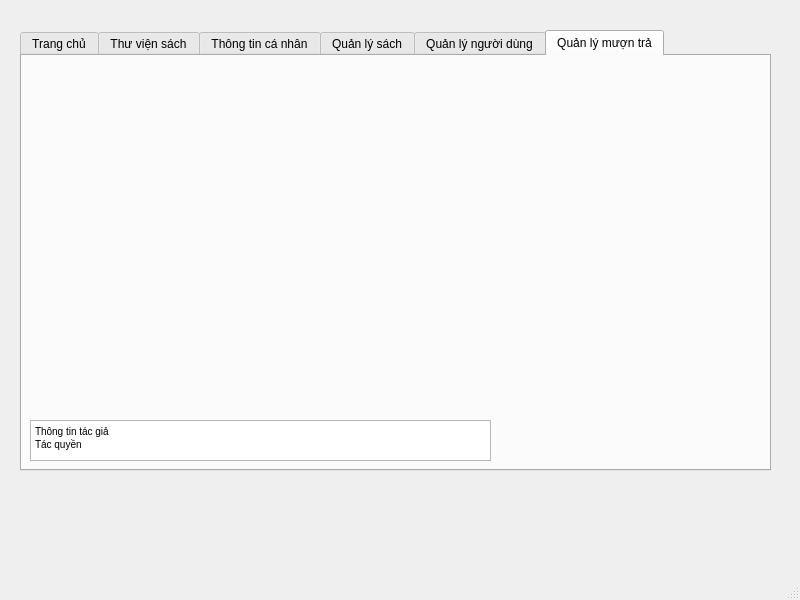
<?xml version="1.0" encoding="UTF-8"?>
<ui version="4.0">
 <class>librarian</class>
 <widget class="QMainWindow" name="librarian">
  <property name="geometry">
   <rect>
    <x>0</x>
    <y>0</y>
    <width>800</width>
    <height>600</height>
   </rect>
  </property>
  <property name="windowTitle">
   <string>MainWindow</string>
  </property>
  <widget class="QWidget" name="centralwidget">
   <widget class="QWidget" name="gridLayoutWidget">
    <property name="geometry">
     <rect>
      <x>20</x>
      <y>30</y>
      <width>751</width>
      <height>441</height>
     </rect>
    </property>
    <layout class="QGridLayout" name="gridLayout">
     <item row="1" column="0">
      <widget class="QTabWidget" name="fyfu11212">
       <property name="currentIndex">
        <number>5</number>
       </property>
       <widget class="QWidget" name="tab">
        <attribute name="title">
         <string>Trang chủ</string>
        </attribute>
        <widget class="QGroupBox" name="groupBox_4">
         <property name="geometry">
          <rect>
           <x>30</x>
           <y>20</y>
           <width>451</width>
           <height>321</height>
          </rect>
         </property>
         <property name="title">
          <string>Bản tin</string>
         </property>
         <widget class="QTextBrowser" name="textBrowser_8">
          <property name="geometry">
           <rect>
            <x>10</x>
            <y>40</y>
            <width>431</width>
            <height>271</height>
           </rect>
          </property>
         </widget>
        </widget>
        <widget class="QGroupBox" name="groupBox_5">
         <property name="geometry">
          <rect>
           <x>490</x>
           <y>30</y>
           <width>231</width>
           <height>161</height>
          </rect>
         </property>
         <property name="title">
          <string>Sách mới</string>
         </property>
         <widget class="QLabel" name="label_16">
          <property name="geometry">
           <rect>
            <x>10</x>
            <y>20</y>
            <width>55</width>
            <height>16</height>
           </rect>
          </property>
          <property name="text">
           <string>1.</string>
          </property>
         </widget>
         <widget class="QLabel" name="label_17">
          <property name="geometry">
           <rect>
            <x>10</x>
            <y>40</y>
            <width>55</width>
            <height>16</height>
           </rect>
          </property>
          <property name="text">
           <string>2.</string>
          </property>
         </widget>
         <widget class="QLabel" name="label_18">
          <property name="geometry">
           <rect>
            <x>10</x>
            <y>60</y>
            <width>55</width>
            <height>16</height>
           </rect>
          </property>
          <property name="text">
           <string>3.</string>
          </property>
         </widget>
         <widget class="QLabel" name="label_19">
          <property name="geometry">
           <rect>
            <x>10</x>
            <y>80</y>
            <width>55</width>
            <height>16</height>
           </rect>
          </property>
          <property name="text">
           <string>4.</string>
          </property>
         </widget>
         <widget class="QLabel" name="label_20">
          <property name="geometry">
           <rect>
            <x>10</x>
            <y>100</y>
            <width>55</width>
            <height>16</height>
           </rect>
          </property>
          <property name="text">
           <string>5.</string>
          </property>
         </widget>
         <widget class="QLabel" name="label_21">
          <property name="geometry">
           <rect>
            <x>10</x>
            <y>120</y>
            <width>55</width>
            <height>16</height>
           </rect>
          </property>
          <property name="text">
           <string>6.</string>
          </property>
         </widget>
        </widget>
        <widget class="QGroupBox" name="groupBox_6">
         <property name="geometry">
          <rect>
           <x>490</x>
           <y>200</y>
           <width>231</width>
           <height>161</height>
          </rect>
         </property>
         <property name="title">
          <string>Yêu thích nhất</string>
         </property>
         <widget class="QLabel" name="label_22">
          <property name="geometry">
           <rect>
            <x>10</x>
            <y>30</y>
            <width>55</width>
            <height>16</height>
           </rect>
          </property>
          <property name="text">
           <string>1.</string>
          </property>
         </widget>
         <widget class="QLabel" name="label_23">
          <property name="geometry">
           <rect>
            <x>10</x>
            <y>50</y>
            <width>55</width>
            <height>16</height>
           </rect>
          </property>
          <property name="text">
           <string>2.</string>
          </property>
         </widget>
         <widget class="QLabel" name="label_24">
          <property name="geometry">
           <rect>
            <x>10</x>
            <y>70</y>
            <width>55</width>
            <height>16</height>
           </rect>
          </property>
          <property name="text">
           <string>3.</string>
          </property>
         </widget>
         <widget class="QLabel" name="label_25">
          <property name="geometry">
           <rect>
            <x>10</x>
            <y>90</y>
            <width>55</width>
            <height>16</height>
           </rect>
          </property>
          <property name="text">
           <string>4.</string>
          </property>
         </widget>
         <widget class="QLabel" name="label_26">
          <property name="geometry">
           <rect>
            <x>10</x>
            <y>110</y>
            <width>55</width>
            <height>16</height>
           </rect>
          </property>
          <property name="text">
           <string>5.</string>
          </property>
         </widget>
        </widget>
       </widget>
       <widget class="QWidget" name="tab_4">
        <attribute name="title">
         <string>Thư viện sách</string>
        </attribute>
        <widget class="QGroupBox" name="groupBox">
         <property name="geometry">
          <rect>
           <x>30</x>
           <y>30</y>
           <width>451</width>
           <height>71</height>
          </rect>
         </property>
         <property name="title">
          <string/>
         </property>
         <widget class="QToolButton" name="toolButton_2">
          <property name="geometry">
           <rect>
            <x>10</x>
            <y>10</y>
            <width>121</width>
            <height>22</height>
           </rect>
          </property>
          <property name="text">
           <string>Thêm</string>
          </property>
         </widget>
         <widget class="QToolButton" name="toolButton_3">
          <property name="geometry">
           <rect>
            <x>180</x>
            <y>10</y>
            <width>121</width>
            <height>22</height>
           </rect>
          </property>
          <property name="text">
           <string>Sửa</string>
          </property>
         </widget>
         <widget class="QToolButton" name="toolButton_4">
          <property name="geometry">
           <rect>
            <x>350</x>
            <y>10</y>
            <width>101</width>
            <height>22</height>
           </rect>
          </property>
          <property name="text">
           <string>Xóa</string>
          </property>
         </widget>
        </widget>
        <widget class="QTableWidget" name="tableWidget">
         <property name="geometry">
          <rect>
           <x>30</x>
           <y>130</y>
           <width>371</width>
           <height>192</height>
          </rect>
         </property>
         <row>
          <property name="text">
           <string>1</string>
          </property>
         </row>
         <row>
          <property name="text">
           <string>2</string>
          </property>
         </row>
         <row>
          <property name="text">
           <string>3</string>
          </property>
         </row>
         <row>
          <property name="text">
           <string>4</string>
          </property>
         </row>
         <row>
          <property name="text">
           <string>5</string>
          </property>
         </row>
         <row>
          <property name="text">
           <string>6</string>
          </property>
         </row>
         <row>
          <property name="text">
           <string>7</string>
          </property>
         </row>
         <row>
          <property name="text">
           <string>8</string>
          </property>
         </row>
         <column>
          <property name="text">
           <string>Mã</string>
          </property>
         </column>
         <column>
          <property name="text">
           <string>Chuyên mục</string>
          </property>
         </column>
         <column>
          <property name="text">
           <string>Chuyên mục con</string>
          </property>
         </column>
         <column>
          <property name="text">
           <string>Next</string>
          </property>
         </column>
         <item row="0" column="3">
          <property name="text">
           <string/>
          </property>
         </item>
        </widget>
        <widget class="QTextBrowser" name="textBrowser_7">
         <property name="geometry">
          <rect>
           <x>460</x>
           <y>130</y>
           <width>256</width>
           <height>192</height>
          </rect>
         </property>
        </widget>
       </widget>
       <widget class="QWidget" name="tab_5">
        <attribute name="title">
         <string>Thông tin cá nhân</string>
        </attribute>
        <widget class="QTextBrowser" name="textBrowser_4">
         <property name="geometry">
          <rect>
           <x>470</x>
           <y>90</y>
           <width>256</width>
           <height>192</height>
          </rect>
         </property>
        </widget>
        <widget class="QLabel" name="label_27">
         <property name="geometry">
          <rect>
           <x>480</x>
           <y>60</y>
           <width>131</width>
           <height>16</height>
          </rect>
         </property>
         <property name="text">
          <string>Nhắc nhở từ Admin</string>
         </property>
        </widget>
        <widget class="QTableWidget" name="tableWidget_2">
         <property name="geometry">
          <rect>
           <x>15</x>
           <y>20</y>
           <width>431</width>
           <height>71</height>
          </rect>
         </property>
         <row>
          <property name="text">
           <string/>
          </property>
         </row>
         <column>
          <property name="text">
           <string>Mã</string>
          </property>
         </column>
         <column>
          <property name="text">
           <string>Họ Tên</string>
          </property>
         </column>
         <column>
          <property name="text">
           <string>Giới tính</string>
          </property>
         </column>
         <column>
          <property name="text">
           <string>Ngày sinh</string>
          </property>
         </column>
         <column>
          <property name="text">
           <string>Email</string>
          </property>
         </column>
         <column>
          <property name="text">
           <string>SĐT</string>
          </property>
         </column>
        </widget>
        <widget class="QGroupBox" name="groupBox_7">
         <property name="geometry">
          <rect>
           <x>20</x>
           <y>110</y>
           <width>431</width>
           <height>241</height>
          </rect>
         </property>
         <property name="title">
          <string>Hợp đồng</string>
         </property>
         <widget class="QLabel" name="label_28">
          <property name="geometry">
           <rect>
            <x>124</x>
            <y>30</y>
            <width>161</width>
            <height>20</height>
           </rect>
          </property>
          <property name="text">
           <string>Tóm tắt hợp đồng đã ký</string>
          </property>
         </widget>
         <widget class="QLabel" name="label_29">
          <property name="geometry">
           <rect>
            <x>30</x>
            <y>70</y>
            <width>151</width>
            <height>16</height>
           </rect>
          </property>
          <property name="text">
           <string>Bắt đầu làm việc từ</string>
          </property>
         </widget>
         <widget class="QLabel" name="label_30">
          <property name="geometry">
           <rect>
            <x>30</x>
            <y>100</y>
            <width>55</width>
            <height>16</height>
           </rect>
          </property>
          <property name="text">
           <string>Thời hạn hợp đồng</string>
          </property>
         </widget>
         <widget class="QLabel" name="label_31">
          <property name="geometry">
           <rect>
            <x>30</x>
            <y>130</y>
            <width>55</width>
            <height>16</height>
           </rect>
          </property>
          <property name="text">
           <string>Vị trí</string>
          </property>
         </widget>
         <widget class="QLabel" name="label_32">
          <property name="geometry">
           <rect>
            <x>30</x>
            <y>160</y>
            <width>111</width>
            <height>16</height>
           </rect>
          </property>
          <property name="text">
           <string>Mức lương</string>
          </property>
         </widget>
        </widget>
       </widget>
       <widget class="QWidget" name="tab_6">
        <attribute name="title">
         <string>Quản lý sách</string>
        </attribute>
        <widget class="QGroupBox" name="groupBox_2">
         <property name="geometry">
          <rect>
           <x>50</x>
           <y>10</y>
           <width>451</width>
           <height>71</height>
          </rect>
         </property>
         <property name="title">
          <string/>
         </property>
         <widget class="QToolButton" name="toolButton_5">
          <property name="geometry">
           <rect>
            <x>10</x>
            <y>10</y>
            <width>121</width>
            <height>22</height>
           </rect>
          </property>
          <property name="text">
           <string>Thêm</string>
          </property>
         </widget>
         <widget class="QToolButton" name="toolButton_6">
          <property name="geometry">
           <rect>
            <x>180</x>
            <y>10</y>
            <width>121</width>
            <height>22</height>
           </rect>
          </property>
          <property name="text">
           <string>Sửa</string>
          </property>
         </widget>
         <widget class="QToolButton" name="toolButton_7">
          <property name="geometry">
           <rect>
            <x>350</x>
            <y>10</y>
            <width>101</width>
            <height>22</height>
           </rect>
          </property>
          <property name="text">
           <string>Xóa</string>
          </property>
         </widget>
        </widget>
        <widget class="QTableWidget" name="tableWidget_3">
         <property name="geometry">
          <rect>
           <x>50</x>
           <y>70</y>
           <width>671</width>
           <height>281</height>
          </rect>
         </property>
         <row>
          <property name="text">
           <string>1</string>
          </property>
         </row>
         <row>
          <property name="text">
           <string>2</string>
          </property>
         </row>
         <row>
          <property name="text">
           <string>3</string>
          </property>
         </row>
         <row>
          <property name="text">
           <string>4</string>
          </property>
         </row>
         <row>
          <property name="text">
           <string>5</string>
          </property>
         </row>
         <row>
          <property name="text">
           <string>6</string>
          </property>
         </row>
         <row>
          <property name="text">
           <string>7</string>
          </property>
         </row>
         <row>
          <property name="text">
           <string>8</string>
          </property>
         </row>
         <column>
          <property name="text">
           <string>Mã</string>
          </property>
         </column>
         <column>
          <property name="text">
           <string>Chuyên mục</string>
          </property>
         </column>
         <column>
          <property name="text">
           <string>Next</string>
          </property>
         </column>
         <column>
          <property name="text">
           <string>Nhà xuất bản</string>
          </property>
         </column>
         <column>
          <property name="text">
           <string>Ngày nhập</string>
          </property>
         </column>
         <column>
          <property name="text">
           <string>Tổng số</string>
          </property>
         </column>
         <column>
          <property name="text">
           <string>Đã cho mượn</string>
          </property>
         </column>
         <column>
          <property name="text">
           <string>Hiện còn</string>
          </property>
         </column>
         <item row="0" column="2">
          <property name="text">
           <string/>
          </property>
         </item>
        </widget>
       </widget>
       <widget class="QWidget" name="tab_3">
        <attribute name="title">
         <string>Quản lý người dùng</string>
        </attribute>
        <widget class="QGroupBox" name="groupBox_3">
         <property name="geometry">
          <rect>
           <x>30</x>
           <y>10</y>
           <width>681</width>
           <height>51</height>
          </rect>
         </property>
         <property name="title">
          <string/>
         </property>
         <widget class="QToolButton" name="toolButton_8">
          <property name="geometry">
           <rect>
            <x>10</x>
            <y>10</y>
            <width>121</width>
            <height>22</height>
           </rect>
          </property>
          <property name="text">
           <string>Thêm</string>
          </property>
         </widget>
         <widget class="QToolButton" name="toolButton_9">
          <property name="geometry">
           <rect>
            <x>150</x>
            <y>10</y>
            <width>121</width>
            <height>22</height>
           </rect>
          </property>
          <property name="text">
           <string>Sửa</string>
          </property>
         </widget>
         <widget class="QToolButton" name="toolButton_10">
          <property name="geometry">
           <rect>
            <x>300</x>
            <y>10</y>
            <width>121</width>
            <height>22</height>
           </rect>
          </property>
          <property name="text">
           <string>Xóa</string>
          </property>
         </widget>
         <widget class="QComboBox" name="comboBox">
          <property name="geometry">
           <rect>
            <x>500</x>
            <y>10</y>
            <width>73</width>
            <height>22</height>
           </rect>
          </property>
          <item>
           <property name="text">
            <string>Sắp xếp theo:</string>
           </property>
          </item>
          <item>
           <property name="text">
            <string>Ngày sinh</string>
           </property>
          </item>
          <item>
           <property name="text">
            <string>Họ và tên</string>
           </property>
          </item>
          <item>
           <property name="text">
            <string>Giới tính</string>
           </property>
          </item>
          <item>
           <property name="text">
            <string>Ngày tham gia</string>
           </property>
          </item>
         </widget>
        </widget>
        <widget class="QGroupBox" name="groupBox_8">
         <property name="geometry">
          <rect>
           <x>30</x>
           <y>90</y>
           <width>191</width>
           <height>181</height>
          </rect>
         </property>
         <property name="title">
          <string>Tìm kiếm độc giả</string>
         </property>
         <widget class="QLineEdit" name="lineEdit">
          <property name="geometry">
           <rect>
            <x>30</x>
            <y>30</y>
            <width>113</width>
            <height>22</height>
           </rect>
          </property>
         </widget>
         <widget class="QPushButton" name="pushButton_2">
          <property name="geometry">
           <rect>
            <x>40</x>
            <y>60</y>
            <width>93</width>
            <height>28</height>
           </rect>
          </property>
          <property name="text">
           <string>Search</string>
          </property>
         </widget>
        </widget>
        <widget class="QTableWidget" name="tableWidget_4">
         <property name="geometry">
          <rect>
           <x>240</x>
           <y>80</y>
           <width>501</width>
           <height>261</height>
          </rect>
         </property>
         <row>
          <property name="text">
           <string>1</string>
          </property>
         </row>
         <row>
          <property name="text">
           <string>2</string>
          </property>
         </row>
         <row>
          <property name="text">
           <string>3</string>
          </property>
         </row>
         <row>
          <property name="text">
           <string>4</string>
          </property>
         </row>
         <row>
          <property name="text">
           <string>5</string>
          </property>
         </row>
         <row>
          <property name="text">
           <string>6</string>
          </property>
         </row>
         <row>
          <property name="text">
           <string>7</string>
          </property>
         </row>
         <column>
          <property name="text">
           <string>Mã</string>
          </property>
         </column>
         <column>
          <property name="text">
           <string>Họ Tên</string>
          </property>
         </column>
         <column>
          <property name="text">
           <string>Giới tính</string>
          </property>
         </column>
         <column>
          <property name="text">
           <string>Ngày sinh</string>
          </property>
         </column>
         <column>
          <property name="text">
           <string>Email</string>
          </property>
         </column>
         <column>
          <property name="text">
           <string>Ngày tham gia</string>
          </property>
         </column>
        </widget>
       </widget>
       <widget class="QWidget" name="tabsecond">
        <attribute name="title">
         <string>Quản lý mượn trả</string>
        </attribute>
       </widget>
      </widget>
     </item>
    </layout>
   </widget>
   <widget class="QTextBrowser" name="textBrowser_6">
    <property name="geometry">
     <rect>
      <x>30</x>
      <y>420</y>
      <width>461</width>
      <height>41</height>
     </rect>
    </property>
    <property name="html">
     <string>&lt;!DOCTYPE HTML PUBLIC &quot;-//W3C//DTD HTML 4.0//EN&quot; &quot;http://www.w3.org/TR/REC-html40/strict.dtd&quot;&gt;
&lt;html&gt;&lt;head&gt;&lt;meta name=&quot;qrichtext&quot; content=&quot;1&quot; /&gt;&lt;style type=&quot;text/css&quot;&gt;
p, li { white-space: pre-wrap; }
&lt;/style&gt;&lt;/head&gt;&lt;body style=&quot; font-family:'MS Shell Dlg 2'; font-size:8.25pt; font-weight:400; font-style:normal;&quot;&gt;
&lt;p style=&quot; margin-top:0px; margin-bottom:0px; margin-left:0px; margin-right:0px; -qt-block-indent:0; text-indent:0px;&quot;&gt;&lt;span style=&quot; font-size:7.8pt;&quot;&gt;Thông tin tác giả&lt;/span&gt;&lt;/p&gt;
&lt;p style=&quot; margin-top:0px; margin-bottom:0px; margin-left:0px; margin-right:0px; -qt-block-indent:0; text-indent:0px;&quot;&gt;&lt;span style=&quot; font-size:7.8pt;&quot;&gt;Tác quyền&lt;/span&gt;&lt;/p&gt;&lt;/body&gt;&lt;/html&gt;</string>
    </property>
   </widget>
   <zorder>gridLayoutWidget</zorder>
   <zorder>textBrowser_6</zorder>
   <zorder>fyfu11212</zorder>
   <zorder>fyfu11212</zorder>
  </widget>
  <widget class="QStatusBar" name="statusbar"/>
 </widget>
 <resources/>
 <connections/>
</ui>
